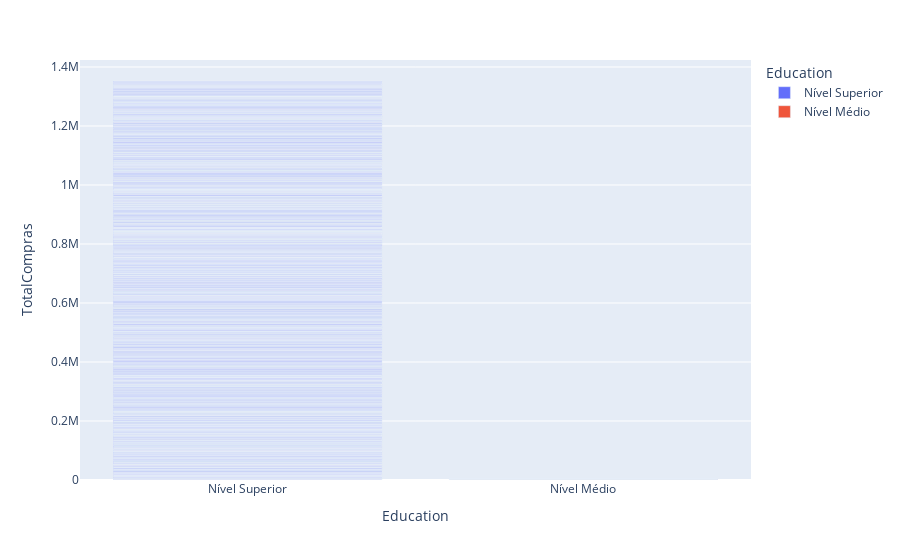

The notebook cell saved with this chart:
### Code cell
import plotly.express as px

df_edu = df[['Education', 'TotalCompras']]

fig = px.bar(df_edu, x='Education', y='TotalCompras', color = 'Education')
fig.show()

### Figure 1 — Plotly figure (JSON) as saved in the notebook; plotly's stock layout.template omitted (floating-point values rounded to 4 significant figures; data arrays with more than 128 entries replaced by an {"elided": "..."} marker saying what was removed)
{"data": [{"alignmentgroup": "True", "hovertemplate": "Education=%{x}<br>TotalCompras=%{y}<extra></extra>", "legendgroup": "Nível Superior", "marker": {"color": "#636efa", "pattern": {"shape": ""}}, "name": "Nível Superior", "offsetgroup": "Nível Superior", "orientation": "v", "showlegend": true, "textposition": "auto", "type": "bar", "x": {"elided": "2186 str values"}, "xaxis": "x", "y": {"elided": "2186 int values"}, "yaxis": "y"}, {"alignmentgroup": "True", "hovertemplate": "Education=%{x}<br>TotalCompras=%{y}<extra></extra>", "legendgroup": "Nível Médio", "marker": {"color": "#EF553B", "pattern": {"shape": ""}}, "name": "Nível Médio", "offsetgroup": "Nível Médio", "orientation": "v", "showlegend": true, "textposition": "auto", "type": "bar", "x": ["Nível Médio", "Nível Médio", "Nível Médio", "Nível Médio", "Nível Médio", "Nível Médio", "Nível Médio", "Nível Médio", "Nível Médio", "Nível Médio", "Nível Médio", "Nível Médio", "Nível Médio", "Nível Médio", "Nível Médio", "Nível Médio", "Nível Médio", "Nível Médio", "Nível Médio", "Nível Médio", "Nível Médio", "Nível Médio", "Nível Médio", "Nível Médio", "Nível Médio", "Nível Médio", "Nível Médio", "Nível Médio", "Nível Médio", "Nível Médio", "Nível Médio", "Nível Médio", "Nível Médio", "Nível Médio", "Nível Médio", "Nível Médio", "Nível Médio", "Nível Médio", "Nível Médio", "Nível Médio", "Nível Médio", "Nível Médio", "Nível Médio", "Nível Médio", "Nível Médio", "Nível Médio", "Nível Médio", "Nível Médio", "Nível Médio", "Nível Médio", "Nível Médio", "Nível Médio", "Nível Médio", "Nível Médio"], "xaxis": "x", "y": [61, 29, 29, 43, 80, 102, 18, 263, 45, 37, 74, 59, 29, 18, 57, 14, 32, 66, 80, 96, 24, 16, 75, 88, 101, 21, 119, 434, 50, 24, 62, 96, 58, 29, 36, 103, 64, 54, 28, 38, 43, 47, 80, 839, 102, 26, 75, 57, 103, 29, 69, 46, 106, 43], "yaxis": "y"}], "layout": {"barmode": "relative", "legend": {"title": {"text": "Education"}, "tracegroupgap": 0}, "margin": {"t": 60}, "xaxis": {"anchor": "y", "categoryarray": ["Nível Superior", "Nível Médio"], "categoryorder": "array", "domain": [0, 1], "title": {"text": "Education"}}, "yaxis": {"anchor": "x", "domain": [0, 1], "title": {"text": "TotalCompras"}}}}
